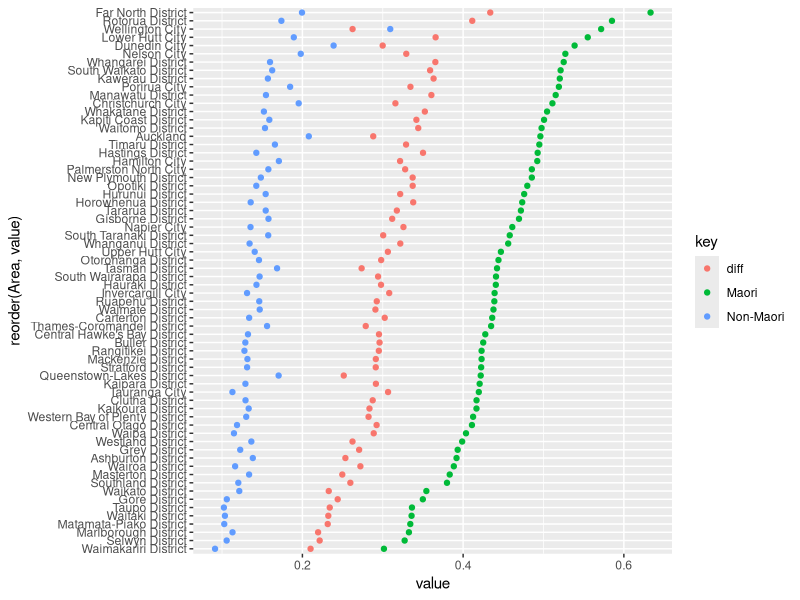

This chart was generated by the following R code:
library(tidyverse)
library(lme4)

# Very detailed article and primer on MRP http://www.princeton.edu/~jkastell/MRP_primer/mrp_primer.pdf
# Replication code at http://www.princeton.edu/~jkastell/mrp_primer.html

nz_2017 <- read_csv("nz_2017.csv")

model <- glmer(target_binary ~ Maori + Sex + Age + (1 + Maori | Area), data = nz_2017, family = binomial)

census <- read_csv("census.csv")

census$pred_cells <- predict(model,census,type = "response")

# MRP estimates by area
census %>%
  group_by(Area) %>%
  dplyr::summarise(value = weighted.mean(pred_cells,count))

# MRP estimates by area and Ethnic group
census %>% 
  group_by(Area,`Ethnic group`) %>%
  dplyr::summarise(value = weighted.mean(pred_cells,count))

# MRP disagreement between ethnic group estimates
census %>% 
  group_by(Area,`Ethnic group`) %>%
  dplyr::summarise(value = weighted.mean(pred_cells,count)) %>%
  spread(`Ethnic group`,value) %>%
  mutate(diff = Maori-`Non-Maori`) %>%
  gather(key,value,-Area) %>%
  ggplot(aes(x = reorder(Area,value), y = value, color = key)) +
  geom_point() + coord_flip()

